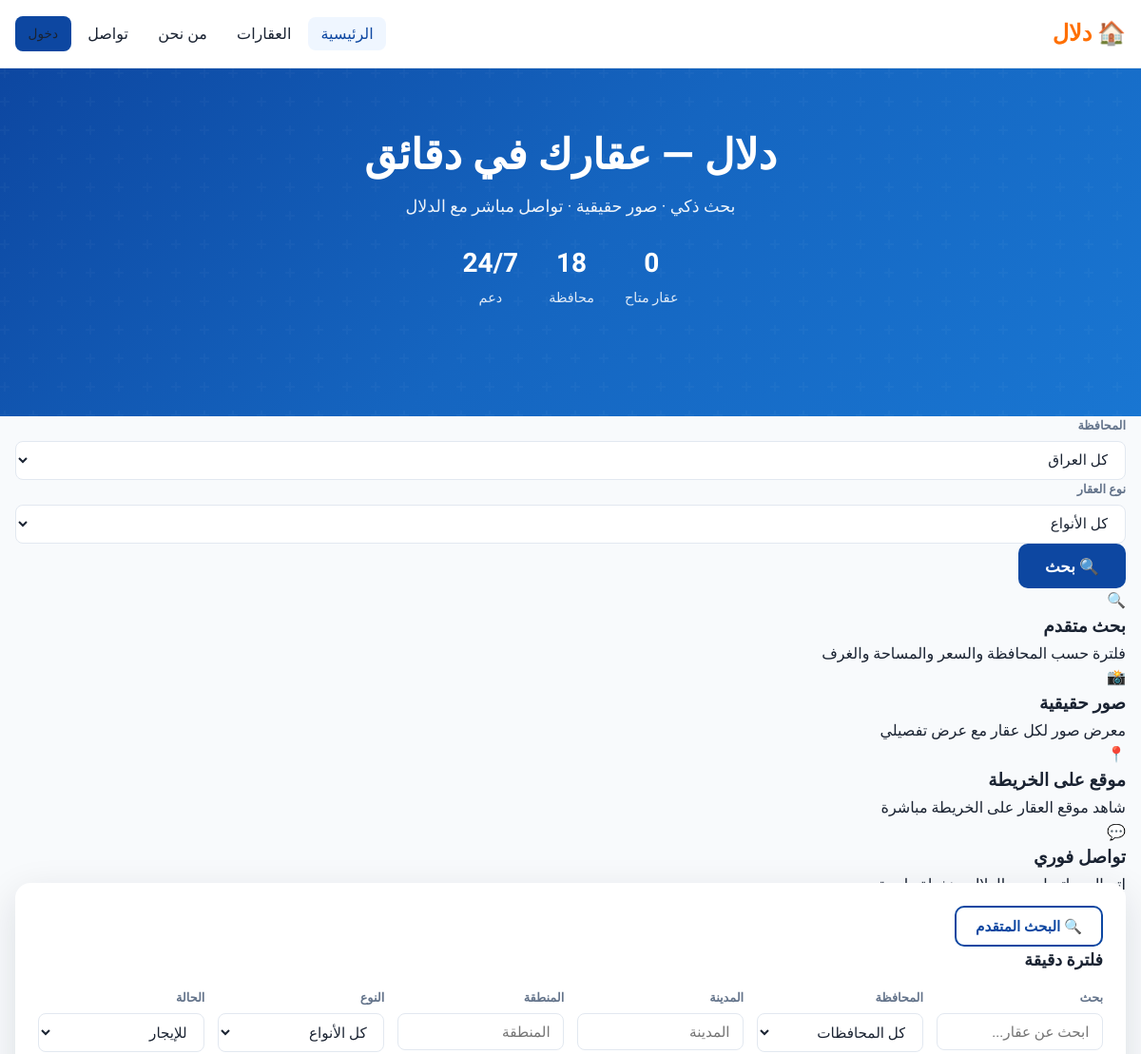
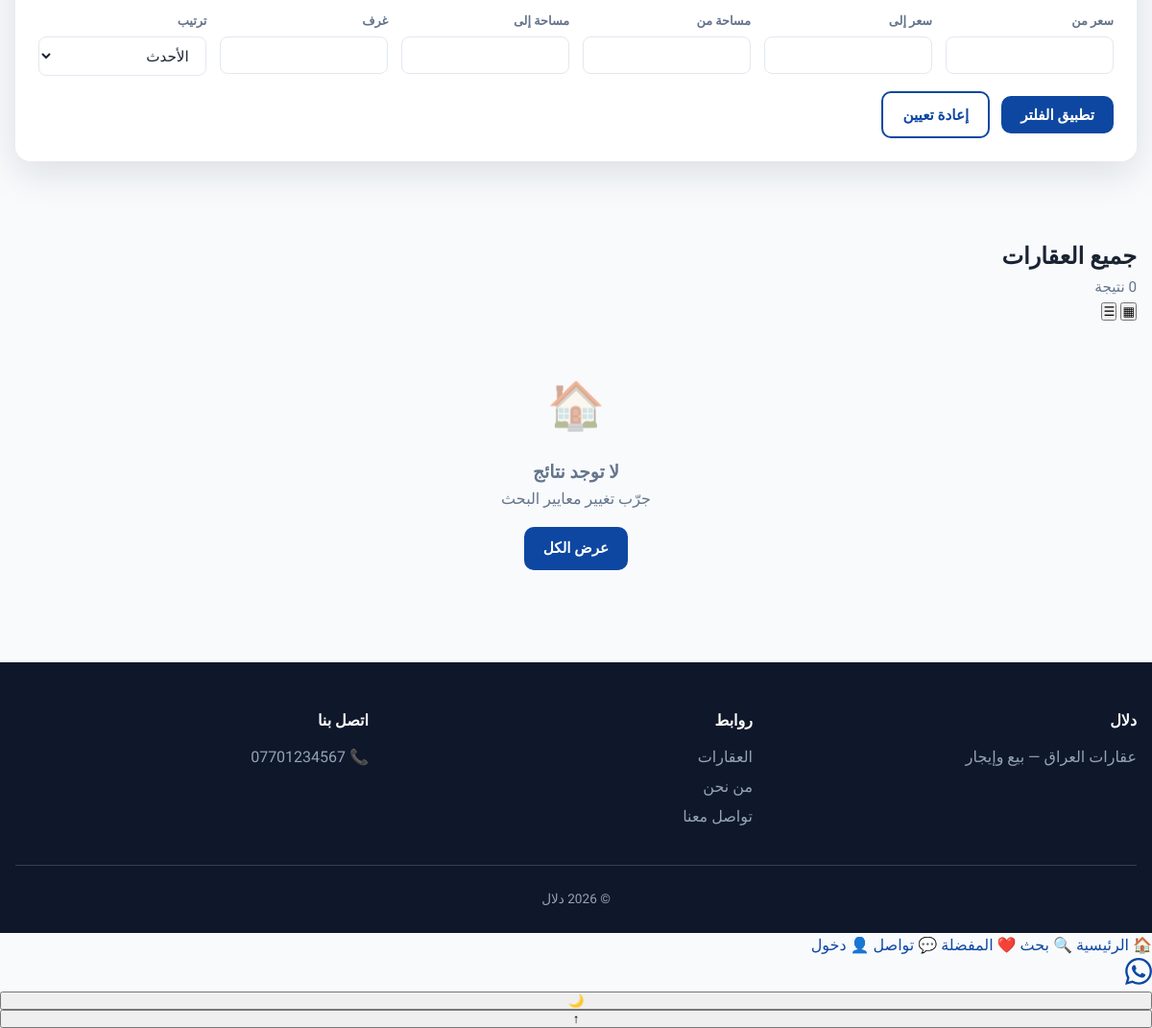
The page /?status=rent on the database its author committed (2 pictures, top to bottom).
### properties/models.py (models this page shows, shortened)
class SiteSettings(models.Model):
    site_name = models.CharField(max_length=100, default='دلال', verbose_name='اسم الموقع')
    tagline = models.CharField(max_length=200, blank=True, verbose_name='الشعار')
    broker_phone = models.CharField(max_length=30, default='07701234567', verbose_name='هاتف التواصل')
    broker_email = models.EmailField(blank=True, verbose_name='البريد')
    broker_address = models.CharField(max_length=300, blank=True, verbose_name='العنوان')
    whatsapp = models.CharField(max_length=30, blank=True, verbose_name='واتساب')
    about_title = models.CharField(max_length=200, default='من نحن', verbose_name='عنوان من نحن')
    about_content = models.TextField(blank=True, verbose_name='محتوى من نحن')
    mission = models.TextField(blank=True, verbose_name='رسالتنا')
    facebook_url = models.URLField(blank=True)
    instagram_url = models.URLField(blank=True)
    meta_description = models.CharField(max_length=300, blank=True, verbose_name='وصف SEO')
    class Meta:
        verbose_name = 'إعدادات الموقع'
        verbose_name_plural = 'إعدادات الموقع'
    @classmethod
    def get_solo(cls):
        obj, _ = cls.objects.get_or_create(pk=1)
        return obj

### properties/views.py (the view)
# urls.py: path('', views.home, name='home'),
def home(request):
    form = PropertySearchForm(request.GET or None)
    queryset = get_public_properties()
    if form.is_valid():
        cd = form.cleaned_data
        params = request.GET.dict()
        for k, v in cd.items():
            if v not in (None, ''):
                params[k] = v
        queryset = filter_properties(queryset, params)
        sort_key = cd.get('sort') or request.GET.get('sort', 'newest')
    else:
        queryset = filter_properties(queryset, request.GET.dict())
        sort_key = request.GET.get('sort', 'newest')
    queryset = sort_properties(queryset, sort_key)
    featured = get_public_properties().filter(is_featured=True)[:6]
    promoted = get_public_properties().filter(is_promoted=True)[:4]
    paginator = Paginator(queryset, 9)
    page_obj = paginator.get_page(request.GET.get('page'))
    params = request.GET.copy()
    params.pop('page', None)
    query_string = params.urlencode()
    return render(request, 'properties/home.html', {
        'form': form,
        'properties': page_obj,
        'page_obj': page_obj,
        'featured_properties': featured,
        'promoted_properties': promoted,
        'sort': sort_key,
        'query_string': query_string,
    })

### properties/context_processors.py (called while the page is built)
def site_context(request):
    settings = SiteSettings.get_solo()
    return {
        'site_settings': settings,
        'governorates': IRAQ_GOVERNORATES,
        'governorate_cities_json': json.dumps(GOVERNORATE_CITIES, ensure_ascii=False),
    }

### properties/utils.py (called while the page is built)
def get_public_properties():
    return Property.objects.filter(status__in=PUBLIC_STATUSES).select_related().prefetch_related('gallery_images')

def sort_properties(queryset, sort_key):
    mapping = {
        'newest': ['-created_at'],
        'price_asc': ['price'],
        'price_desc': ['-price'],
        'area_asc': ['area'],
        'area_desc': ['-area'],
        'views': ['-views_count'],
    }
    return queryset.order_by(*mapping.get(sort_key, ['-is_featured', '-is_promoted', '-created_at']))

### dalal_project.backup/properties/templates/properties/home.html (shortened to what this page needs)
{% extends 'properties/base.html' %}
{% load static %}
{% block content %}
<section class="hero">
  <div class="container hero-content">
    <h1>{{ site_settings.site_name|default:'دلال' }} — عقارك في دقائق</h1>
    <p>{{ site_settings.tagline|default:'بحث ذكي · صور حقيقية · تواصل مباشر مع الدلال' }}</p>
    <div class="hero-stats">
      <div class="hero-stat"><strong>{{ page_obj.paginator.count|default:0 }}</strong><span>عقار متاح</span></div>
      <div class="hero-stat"><strong>18</strong><span>محافظة</span></div>
      <div class="hero-stat"><strong>24/7</strong><span>دعم</span></div>
    </div>
  </div>
</section>
<div class="hero-quick-search">
  <form class="quick-search-box container" method="get" action="{% url 'home' %}#properties">
    <div class="form-group">
      <label>المحافظة</label>
      <select name="province" class="form-control">
        <option value="">كل العراق</option>
      </select>
    </div>
    <div class="form-group">
      <label>نوع العقار</label>
      <select name="type" class="form-control">
        <option value="">كل الأنواع</option>
      </select>
    </div>
    <button type="submit" class="btn btn-primary btn-lg">🔍 بحث</button>
  </form>
</div>
<section class="features-strip">
  <div class="container">
    <div class="features-grid">
      <div class="feature-card">
        <span class="icon">🔍</span>
        <h3>بحث متقدم</h3>
        <p>فلترة حسب المحافظة والسعر والمساحة والغرف</p>
      </div>
      <div class="feature-card">
        <span class="icon">📸</span>
        <h3>صور حقيقية</h3>
        <p>معرض صور لكل عقار مع عرض تفصيلي</p>
      </div>
      <div class="feature-card">
        <span class="icon">📍</span>
        <h3>موقع على الخريطة</h3>
        <p>شاهد موقع العقار على الخريطة مباشرة</p>
      </div>
      <div class="feature-card">
        <span class="icon">💬</span>
        <h3>تواصل فوري</h3>
        <p>اتصال وواتساب مع الدلال بضغطة واحدة</p>
      </div>
    </div>
  </div>
</section>
<div class="container">
  <div class="filter-chips">
    <a href="{% url 'home' %}" class="chip {% if not request.GET.type and not request.GET.featured %}active{% endif %}">الكل</a>
    <a href="?type=apartment#properties" class="chip {% if request.GET.type == 'apartment' %}active{% endif %}">شقق</a>
    <a href="?type=house#properties" class="chip {% if request.GET.type == 'house' %}active{% endif %}">بيوت</a>
    <a href="?type=land#properties" class="chip {% if request.GET.type == 'land' %}active{% endif %}">أراضي</a>
    <a href="?status=rent#properties" class="chip {% if request.GET.status == 'rent' %}active{% endif %}">إيجار</a>
    <a href="?featured=1#properties" class="chip {% if request.GET.featured %}active{% endif %}">⭐ مميز</a>
  </div>
  <div class="search-panel collapsed" id="search">
    <button type="button" class="btn btn-outline search-toggle-btn" id="search-toggle">🔍 البحث المتقدم</button>
    <h2>فلترة دقيقة</h2>
    <form method="get" action="{% url 'home' %}#properties">
      <div class="search-grid">
        <div class="form-group"><label>بحث</label>{{ form.q }}</div>
        <div class="form-group"><label>المحافظة</label>{{ form.province }}</div>
        <div class="form-group"><label>المدينة</label>{{ form.city }}<datalist id="city-list"></datalist></div>
        <div class="form-group"><label>المنطقة</label>{{ form.district }}</div>
        <div class="form-group"><label>النوع</label>{{ form.type }}</div>
        <div class="form-group"><label>الحالة</label>{{ form.status }}</div>
        <div class="form-group"><label>سعر من</label>{{ form.price_min }}</div>
        <div class="form-group"><label>سعر إلى</label>{{ form.price_max }}</div>
        <div class="form-group"><label>مساحة من</label>{{ form.area_min }}</div>
        <div class="form-group"><label>مساحة إلى</label>{{ form.area_max }}</div>
        <div class="form-group"><label>غرف</label>{{ form.bedrooms }}</div>
        <div class="form-group"><label>ترتيب</label>{{ form.sort }}</div>
      </div>
      <div class="search-actions">
        <button type="submit" class="btn btn-primary">تطبيق الفلتر</button>
        <a href="{% url 'home' %}" class="btn btn-outline">إعادة تعيين</a>
      </div>
    </form>
  </div>
</div>
<section class="section" id="properties">
  <div class="container">
    <div class="view-toolbar">
      <div>
        <h2 class="section-title">جميع العقارات</h2>
        <p class="section-subtitle">{{ page_obj.paginator.count }} نتيجة</p>
      </div>
      <div class="view-toggle" role="group" aria-label="طريقة العرض">
        <button type="button" class="active" data-view="grid" aria-label="شبكة">▦</button>
        <button type="button" data-view="list" aria-label="قائمة">☰</button>
      </div>
    </div>
    {% if properties %}
    <div class="properties-grid" id="properties-grid">
      {% for property in properties %}
        {% include 'properties/_property_card.html' %}
      {% endfor %}
    </div>
    {% if page_obj.has_other_pages %}
    <nav class="pagination" aria-label="صفحات">
      {% if page_obj.has_previous %}
        <a href="?{% if query_string %}{{ query_string }}&{% endif %}page={{ page_obj.previous_page_number }}">‹</a>
      {% endif %}
      {% for num in page_obj.paginator.page_range %}
        {% if page_obj.number == num %}
          <span class="current">{{ num }}</span>
        {% elif num > page_obj.number|add:'-3' and num < page_obj.number|add:'3' %}
          <a href="?{% if query_string %}{{ query_string }}&{% endif %}page={{ num }}">{{ num }}</a>
        {% endif %}
      {% endfor %}
      {% if page_obj.has_next %}
        <a href="?{% if query_string %}{{ query_string }}&{% endif %}page={{ page_obj.next_page_number }}">›</a>
      {% endif %}
    </nav>
    {% endif %}
    {% else %}
    <div class="empty-state">
      <div class="icon">🏠</div>
      <h3>لا توجد نتائج</h3>
      <p>جرّب تغيير معايير البحث</p>
      <a href="{% url 'home' %}" class="btn btn-primary" style="margin-top:1rem">عرض الكل</a>
    </div>
    {% endif %}
  </div>
</section>
{% endblock %}

### dalal_project.backup/properties/templates/properties/base.html (shortened to what this page needs)
{% load static %}
<!DOCTYPE html>
<html lang="ar" dir="rtl">
<head>
  <link rel="stylesheet" href="{% static 'css/dalal.css' %}">
  <link rel="stylesheet" href="https://unpkg.com/leaflet@1.9.4/dist/leaflet.css">
</head>
<body class="{% block body_class %}{% endblock %}">
  <nav class="navbar">
    <div class="container nav-container">
      <a href="{% url 'home' %}" class="logo">🏠 <span>دلال</span></a>
      <ul class="nav-links">
        <li><a href="{% url 'home' %}" data-nav="home">الرئيسية</a></li>
        <li><a href="{% url 'home' %}#properties" data-nav="properties">العقارات</a></li>
        <li><a href="{% url 'about' %}" data-nav="about">من نحن</a></li>
        <li><a href="{% url 'contact' %}" data-nav="contact">تواصل</a></li>
        {% if user.is_authenticated and user.is_staff %}
          <li><a href="{% url 'dashboard' %}" data-nav="dashboard">لوحة التحكم</a></li>
          <li><a href="{% url 'logout' %}">خروج</a></li>
        {% else %}
          <li class="nav-desktop-only"><a href="{% url 'login' %}" class="btn btn-primary btn-sm">دخول</a></li>
        {% endif %}
      </ul>
    </div>
  </nav>
  <main class="main-content">{% block content %}{% endblock %}</main>
  <footer class="footer">
    <div class="container">
      <div class="footer-grid">
        <div>
          <h4>{{ site_settings.site_name|default:'دلال' }}</h4>
          <p>{{ site_settings.tagline|default:'عقارات العراق — بيع وإيجار' }}</p>
        </div>
        <div>
          <h4>روابط</h4>
          <ul>
            <li><a href="{% url 'home' %}">العقارات</a></li>
            <li><a href="{% url 'about' %}">من نحن</a></li>
            <li><a href="{% url 'contact' %}">تواصل معنا</a></li>
          </ul>
        </div>
        <div>
          <h4>اتصل بنا</h4>
          <ul>
            <li><a href="tel:{{ site_settings.broker_phone }}">📞 {{ site_settings.broker_phone }}</a></li>
          </ul>
        </div>
      </div>
      <div class="footer-bottom">
        <p>© {% now "Y" %} {{ site_settings.site_name|default:'دلال' }}</p>
      </div>
    </div>
  </footer>
  <nav class="mobile-bottom-nav" aria-label="تنقل سريع">
    <a href="{% url 'home' %}" class="bottom-nav-item" data-nav="home">
      <span class="bottom-nav-icon">🏠</span>
      <span>الرئيسية</span>
    </a>
    <a href="{% url 'home' %}#search" class="bottom-nav-item" data-nav="search">
      <span class="bottom-nav-icon">🔍</span>
      <span>بحث</span>
    </a>
    <a href="{% url 'home' %}#favorites" class="bottom-nav-item" data-nav="favorites" id="nav-favorites">
      <span class="bottom-nav-icon">❤️</span>
      <span>المفضلة</span>
    </a>
    <a href="{% url 'contact' %}" class="bottom-nav-item" data-nav="contact">
      <span class="bottom-nav-icon">💬</span>
      <span>تواصل</span>
    </a>
    {% if user.is_authenticated and user.is_staff %}
    <a href="{% url 'dashboard' %}" class="bottom-nav-item" data-nav="dashboard">
      <span class="bottom-nav-icon">⚙️</span>
      <span>الإدارة</span>
    </a>
    {% else %}
    <a href="{% url 'login' %}" class="bottom-nav-item" data-nav="login">
      <span class="bottom-nav-icon">👤</span>
      <span>دخول</span>
    </a>
    {% endif %}
  </nav>
  {% if site_settings.whatsapp or site_settings.broker_phone %}
  <a href="https://wa.me/{{ site_settings.whatsapp|default:site_settings.broker_phone }}" class="fab-whatsapp" target="_blank" rel="noopener" aria-label="واتساب">
  </a>
  {% endif %}
  <button type="button" class="theme-toggle" id="theme-toggle" aria-label="الوضع الليلي">🌙</button>
  <button type="button" class="back-to-top" id="back-to-top" aria-label="أعلى">↑</button>
</body>
</html>

### rows shown on the page
SiteSettings: site_name "دلال", tagline "بحث ذكي · صور حقيقية · تواصل مباشر مع الدلال", tagline "عقارات العراق — بيع وإيجار", broker_phone "07701234567"

### other values the page prints
{{ page_obj.paginator.count|default:0 }} "0"
